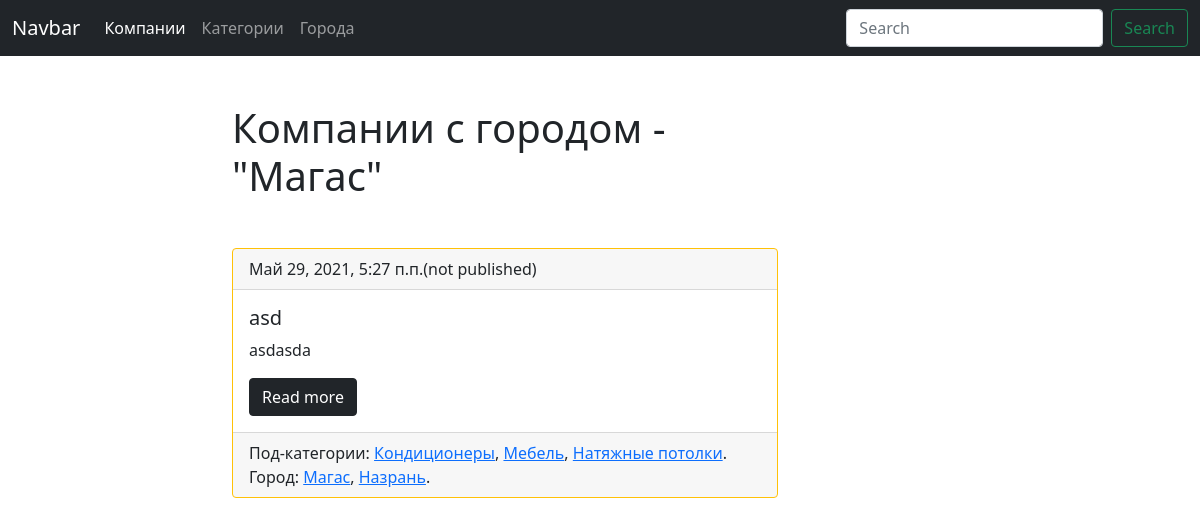
Page /blog/city/3/ on the earlier database version.
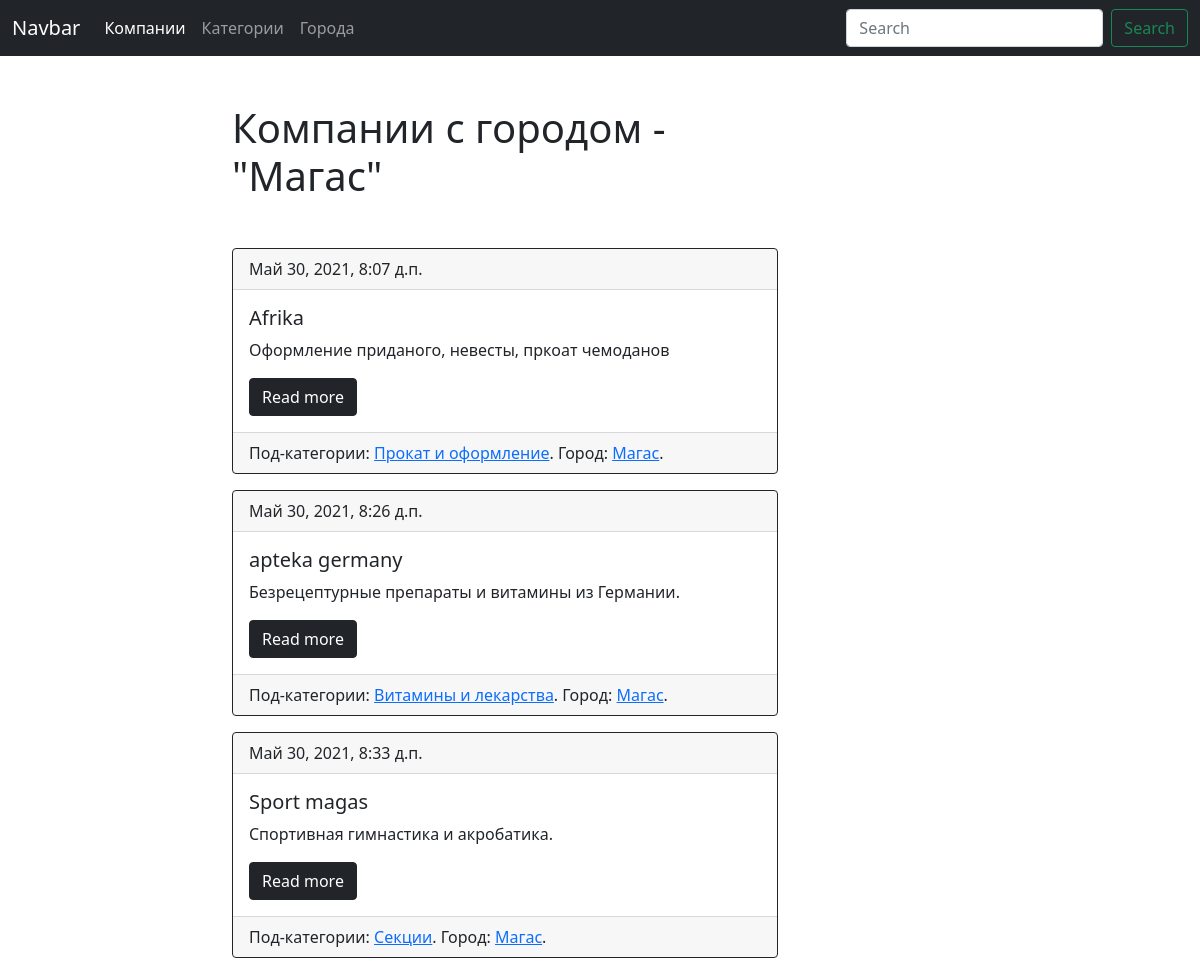
Same page on the later database version.
### blog/models.py (models this page shows, shortened)
class Company(models.Model):
    title = models.CharField(max_length=150, db_index=True, verbose_name='Название')
    body = models.TextField(blank=True, db_index=True, verbose_name='Описание')
    date_pub = models.DateTimeField(auto_now_add=True, verbose_name='Дата публикации')
    date_update = models.DateTimeField(auto_now=True, verbose_name='Дата изменения')
    city = models.ManyToManyField('City', related_name='companies', blank=True)
    subcategory = models.ManyToManyField('SubCategory', related_name='companies')
    is_published = models.BooleanField(default=False)
    class Meta:
        verbose_name = 'Компания'
        verbose_name_plural = 'Компании'
        ordering = ['is_published']
    def get_absolute_url(self):
        return reverse('company_detail_url', kwargs={'pk': self.pk})

class SubCategory(models.Model):
    title = models.CharField(max_length=50, unique=True, verbose_name='Название подкатегории')
    category = models.ForeignKey(Category, on_delete=models.PROTECT, null=True, verbose_name='Категория',
                                 related_name='subcategories')
    class Meta:
        verbose_name = 'Под-категории'
        verbose_name_plural = 'Под-категории'
    def get_absolute_url(self):
        return reverse('subcategory_detail_url', kwargs={'pk': self.pk})

class City(models.Model):
    title = models.CharField(max_length=50, unique=True, verbose_name='Город',)
    class Meta:
        verbose_name = 'Город'
        verbose_name_plural = 'Города'
        ordering = ['title']
    def get_absolute_url(self):
        return reverse('city_detail_url', kwargs={'pk': self.pk})

### blog/views.py (the view)
# urls.py: path('city/<int:pk>/', CityDetail.as_view(), name='city_detail_url'),
class CityDetail(ObjectDetailMixin, View):
    model = City
    template = 'blog/city_detail.html'

### blog/utils.py (called while the page is built)
    def get(self, request, pk):
        obj = get_object_or_404(self.model, pk=pk)
        return render(request, self.template, context={self.model.__name__.lower(): obj, 'admin_object': obj, 'detail': True})

### blog/templates/blog/city_detail.html (shortened to what this page needs)
{% extends 'blog/base_blog.html' %}
{% block content %}
    <h1 class="mb-5">Компании с городом - "{{ city.title }}"</h1>
        {% for company in city.companies.all %}
            {% include 'blog/includes/company_card_template.html' %}
        {% endfor %}
{% endblock %}

### blog/templates/blog/includes/company_card_template.html
{% if company.is_published %}
    {% with published='card border-dark mb-3' %}
        <div class="{{ published }}" >
    {% endwith %}
{% else %}
    {% with published='card border-warning mb-3' %}
        <div class="{{ published }}" >
    {% endwith %}
{% endif %}
    {% if company.is_published %}
        <div class="card-header">{{ company.date_pub }}</div>
    {% else %}
        <div class="card-header">{{ company.date_pub }}(not published) </div>
    {% endif %}
  <div class="card-body">
    <h5 class="card-title">{{ company.title }}</h5>
    <p class="card-text">{{ company.body|truncatechars:50}}</p>
      <a href="{{company.get_absolute_url}}" class="btn btn-dark">Read more</a>
  </div>
    <div class="card-footer">
        Под-категории:
        {% for subcategory in company.subcategory.all %}
        {% if forloop.last %}
            <a href="{{subcategory.get_absolute_url}}">{{ subcategory.title }}</a>.
        {% else %}
            <a href="{{subcategory.get_absolute_url}}">{{ subcategory.title }}</a>,
        {% endif %}
        {% endfor %}
        Город:
        {% for city in company.city.all %}
        {% if forloop.last %}
            <a href="{{city.get_absolute_url}}">{{ city.title }}</a>.
        {% else %}
            <a href="{{city.get_absolute_url}}">{{ city.title }}</a>,
        {% endif %}
        {% endfor %}
    </div>
</div>

Differences in the rows shown:
removed Company: date_pub "Май 29, 2021, 5:27 п.п.", title "asd", body "asdasda", City (title "Магас")
no longer on this page (row unchanged): SubCategory: title "Кондиционеры", shown under "Май 29, 2021, 5:27 п.п."
no longer on this page (row unchanged): SubCategory: title "Мебель", shown under "Май 29, 2021, 5:27 п.п."
no longer on this page (row unchanged): SubCategory: title "Натяжные потолки", shown under "Май 29, 2021, 5:27 п.п."
no longer on this page (row unchanged): City: title "Назрань", shown under "Май 29, 2021, 5:27 п.п."
added Company: date_pub "Май 30, 2021, 8:07 д.п.", title "Afrika", body "Оформление приданого, невесты, пркоат чемоданов", City (title "Магас")
now on this page (row unchanged): SubCategory: title "Прокат и оформление", shown under "Май 30, 2021, 8:07 д.п."
added Company: date_pub "Май 30, 2021, 8:26 д.п.", title "apteka germany", body "Безрецептурные препараты и витамины из Германии.", City (title "Магас")
now on this page (row unchanged): SubCategory: title "Витамины и лекарства", shown under "Май 30, 2021, 8:26 д.п."
added Company: date_pub "Май 30, 2021, 8:33 д.п.", title "Sport magas", body "Спортивная гимнастика и акробатика.", City (title "Магас")
now on this page (row unchanged): SubCategory: title "Секции", shown under "Май 30, 2021, 8:33 д.п."
